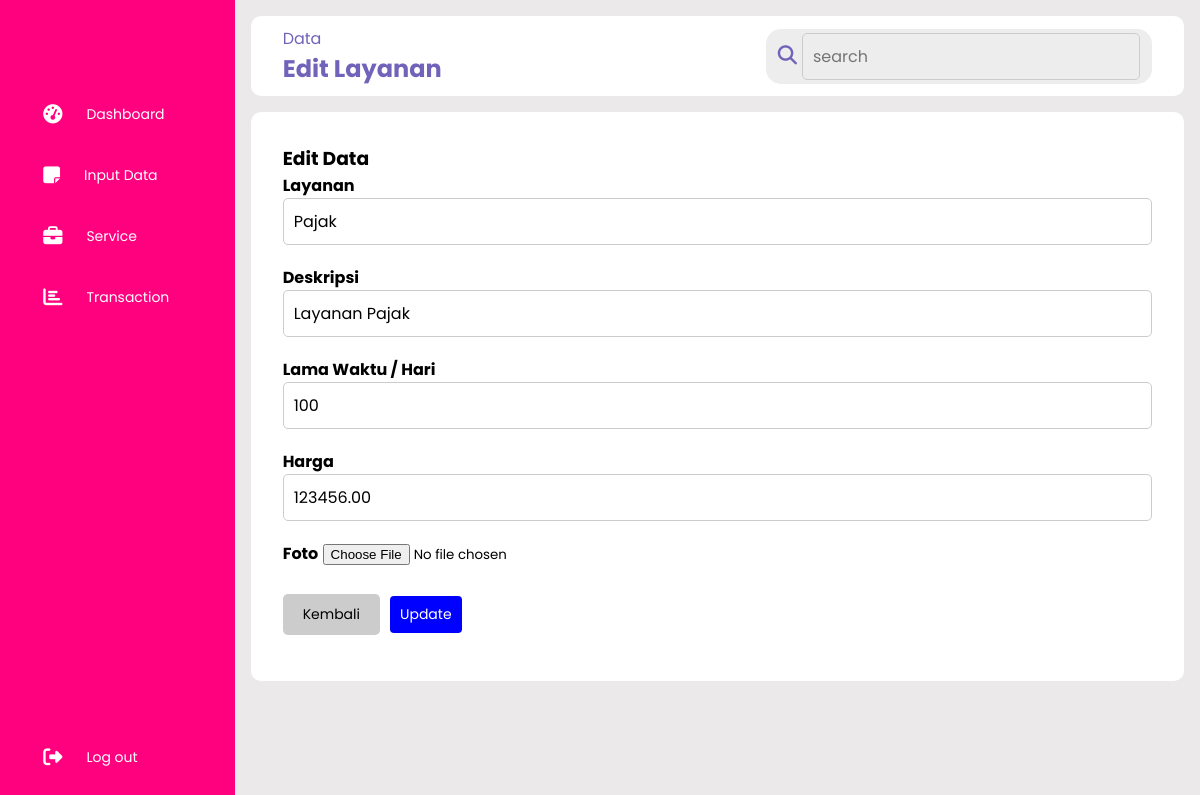
The app's page /layanan/edit_layanan.php?id=8 with its own data.
### tables this page shows
CREATE TABLE `tb_input_layanan` (
  `id` int NOT NULL,
  `layanan` varchar(255) NOT NULL,
  `deskripsi` text NOT NULL,
  `lama_waktu` int NOT NULL,
  `harga` decimal(10,2) NOT NULL,
  `tgl_dibuat` datetime DEFAULT CURRENT_TIMESTAMP,
  `tgl_diubah` datetime DEFAULT CURRENT_TIMESTAMP ON UPDATE CURRENT_TIMESTAMP,
  `foto` varchar(255) DEFAULT NULL
);

### layanan/edit_layanan.php (the view, shortened to what this page needs)
<!DOCTYPE html>
<html lang="en">
<head>
    <link rel="stylesheet" href="../css/styledash.css">
    <link rel="stylesheet" href="https://cdnjs.cloudflare.com/ajax/libs/font-awesome/6.5.1/css/all.min.css"
>
</head>
<body>
<div class="sidebar">
    <div class="logo"></div>
    <ul class="menu">
        <li>
            <a href="../dashboard.php">
                <i class="fas fa-tachometer-alt"></i>
                <span>Dashboard</span>
            </a>
        </li>
        <li>
            <a href="entry-layanan.php">
                <i class="fas fa-note-sticky"></i>
                <span>Input Data</span>
            </a>
        </li>
        <li>
            <a href="service.php">
                <i class="fas fa-briefcase"></i>
                <span>Service</span>
            </a>
        </li>
        <li>
            <a href="../transaksi/transaction.php">
                <i class="fas fa-chart-bar"></i>
                <span>Transaction</span>
            </a>
        </li>
        <li class="logout">
            <a href="/client/logout.php">
                <i class="fas fa-sign-out-alt"></i>
                <span>Log out</span>
            </a>
        </li>
    </ul>
</div>
<div class="main--content">
    <div class="header--wrapper">
        <div class="header--title">
            <span>Data</span>
            <h2>Edit Layanan</h2>
        </div>
        <div class="user--info">
            <div class="search--box">
                <i class="fa-solid fa-search"></i>
                <input type="text" placeholder="search">
            </div>
        </div>
    </div>
    <div class="tabel-wrapper">
        <h3 class="main-title">Edit Data</h3>
        <div class="form-wrapper">
            <?php
            include '../koneksi.php';
            if (isset($_GET['id'])) {
                $id = $_GET['id'];
                $query = "SELECT * FROM tb_input_layanan WHERE id = $id";
                $result = $koneksi->query($query);
                if ($result->num_rows > 0) {
                    $row = $result->fetch_assoc();
                    ?>
                    <form action="update_layanan.php" method="post" enctype="multipart/form-data">
                        <div class="form-group">
                            <label for="layanan">Layanan</label>
                            <input type="text" id="layanan" name="layanan" value="<?php echo $row['layanan']; ?>" required>
                        </div>
                        <div class="form-group">
                            <label for="deskripsi">Deskripsi</label>
                            <input type="text" id="deskripsi" name="deskripsi" value="<?php echo $row['deskripsi']; ?>" required>
                        </div>
                        <div class="form-group">
                            <label for="lama_waktu">Lama Waktu / Hari</label>
                            <input type="text" id="lama_waktu" name="lama_waktu" value="<?php echo $row['lama_waktu']; ?>" required>
                        </div>
                        <div class="form-group">
                            <label for="harga">Harga</label>
                            <input type="text" id="harga" name="harga" value="<?php echo $row['harga']; ?>" required>
                        </div>
                        <div class="form-group">
                            <label for="foto">Foto</label>
                            <input type="file" id="foto" name="foto" accept="image/*">
                        </div>
                        <div class="button-container">
                            <a href="service.php" class="move-button" style="text-decoration: none; display: inline-block; padding: 10px 20px; background-color: #ccc; color: #000; border-radius: 5px;">Kembali</a>
                            <button type="submit" class="move-button">Update</button>
                        </div>
                    </form>
                    <?php
                } else {
                    echo "No data found!";
                }
            } else {
                echo "Invalid ID!";
            }
            ?>
        </div>
    </div>
</div>
</body>
</html>

### css/styledash.css (style rules this page uses)
* { margin: 0; padding: 0; border: none; outline: none; box-sizing: border-box; font-family: "Poppins", sans-serif; }
body { display: flex; }
.sidebar { position: sticky; top: 0; left: 0; bottom: 0; width: 110px; height: 100vh; padding: 0 1.7rem; color: #fff; overflow: hidden; transition: all 0.5s linear; background: rgba(255, 0, 127, 255); }
.logo { height: 80px; padding: 16px; }
.menu { height: 88%; position: relative; list-style: none; padding: 0; }
.menu li { padding: 1rem; margin: 8px 0; border-radius: 8pc; transition: all 0.5s ease-in-out; }
.menu a { color: #fff; font-size: 14px; text-decoration: none; display: flex; align-items: center; gap: 1.5rem; }
.menu a span { overflow: hidden; }
.menu a i { font-size: 1.2rem; }
.logout { position: absolute; bottom: 0; left: 0; width: 100%; }
.main--content { position: relative; background: #ebe9e9; width: 100%; padding: 1rem; }
.header--wrapper { display: flex; justify-content: space-between; align-items: center; flex-wrap: wrap; background: #fff; border-radius: 10px; padding: 10px 2rem; margin-bottom: 1rem; }
.header--title { color: rgba(113, 99, 186, 255); }
.user--info { display: flex; align-items: center; gap: 1rem; }
.search--box { background: rgb(237, 237, 237); border-radius: 15px; color: rgba(113, 99, 186, 255); display: flex; align-items: center; gap: 5px; padding: 4px 12px; }
.search--box input { background: transparent; padding: 10px; }
.search--box i { font-size: 1.2rem; cursor: pointer; transition: all 0.5s ease-out; }
.form-group { margin-bottom: 20px; }
label { font-weight: bold; }
.button-container { display: flex; align-items: center; gap: 10px; }
.move-button { background-color: blue; color: white; border: none; border-radius: 4px; padding: 8px 10px; font-size: 14px; cursor: pointer; transition: background-color 0.3s ease-in-out; margin-bottom: 14px; margin-top: 8px; }
.tabel-wrapper { background: white; margin-top: 1rem; border-radius: 10px; padding: 2rem; }
input[type="text"] { width: 100%; padding: 10px; border-radius: 5px; border: 1px solid #ccc; font-size: 16px; }

### records on screen
tb_input_layanan: layanan "Pajak", deskripsi "Layanan Pajak", lama_waktu "100", harga "123456.00"
